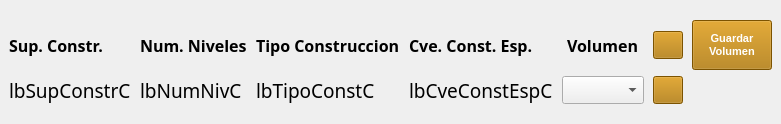
                   <widget class="QWidget" name="widget_9" native="true">
                    <property name="maximumSize">
                     <size>
                      <width>16777215</width>
                      <height>90</height>
                     </size>
                    </property>
                    <layout class="QGridLayout" name="gridLayout_21">
                     <property name="leftMargin">
                      <number>9</number>
                     </property>
                     <property name="topMargin">
                      <number>20</number>
                     </property>
                     <property name="rightMargin">
                      <number>9</number>
                     </property>
                     <property name="bottomMargin">
                      <number>20</number>
                     </property>
                     <property name="horizontalSpacing">
                      <number>9</number>
                     </property>
                     <item row="1" column="5">
                      <widget class="QComboBox" name="cmbVolumenC">
                       <property name="minimumSize">
                        <size>
                         <width>0</width>
                         <height>28</height>
                        </size>
                       </property>
                       <property name="maximumSize">
                        <size>
                         <width>82</width>
                         <height>28</height>
                        </size>
                       </property>
                       <property name="font">
                        <font>
                         <pointsize>14</pointsize>
                         <weight>75</weight>
                         <bold>true</bold>
                        </font>
                       </property>
                       <property name="styleSheet">
                        <string notr="true">QComboBox QAbstractItemView::item { min-height: 25;}
QListView{color: black ; font-size: 16px; outline:none; font-weight:bold}QListView::item:selected { color: red; background-color: lightgray;}</string>
                       </property>
                      </widget>
                     </item>
                     <item row="1" column="6" alignment="Qt::AlignVCenter">
                      <widget class="QPushButton" name="btnAddConstC">
                       <property name="minimumSize">
                        <size>
                         <width>30</width>
                         <height>28</height>
                        </size>
                       </property>
                       <property name="maximumSize">
                        <size>
                         <width>30</width>
                         <height>28</height>
                        </size>
                       </property>
                       <property name="styleSheet">
                        <string notr="true">QPushButton{
background : rgb(174, 116, 0);
color : rgb(255, 255, 255)
}
QPushButton::disabled {
background : rgb(187, 129, 13);
color : rgb(245,245,245);
border: 1px solid #adb2b5;
}</string>
                       </property>
                       <property name="text">
                        <string/>
                       </property>
                       <property name="icon">
                        <iconset>
                         <normaloff>:/cedula/icons/add.png</normaloff>:/cedula/icons/add.png</iconset>
                       </property>
                      </widget>
                     </item>
                     <item row="0" column="5" alignment="Qt::AlignHCenter">
                      <widget class="QLabel" name="label_41">
                       <property name="font">
                        <font>
                         <family>Century Gothic</family>
                         <pointsize>12</pointsize>
                         <weight>75</weight>
                         <bold>true</bold>
                        </font>
                       </property>
                       <property name="text">
                        <string>Volumen</string>
                       </property>
                      </widget>
                     </item>
                     <item row="1" column="2">
                      <widget class="QLabel" name="lbTipoConstC">
                       <property name="font">
                        <font>
                         <family>Century Gothic</family>
                         <pointsize>14</pointsize>
                         <weight>50</weight>
                         <bold>false</bold>
                        </font>
                       </property>
                       <property name="text">
                        <string>lbTipoConstC</string>
                       </property>
                      </widget>
                     </item>
                     <item row="1" column="1">
                      <widget class="QLabel" name="lbNumNivC">
                       <property name="font">
                        <font>
                         <family>Century Gothic</family>
                         <pointsize>14</pointsize>
                         <weight>50</weight>
                         <bold>false</bold>
                        </font>
                       </property>
                       <property name="text">
                        <string>lbNumNivC</string>
                       </property>
                      </widget>
                     </item>
                     <item row="0" column="1">
                      <widget class="QLabel" name="label_64">
                       <property name="font">
                        <font>
                         <family>Century Gothic</family>
                         <pointsize>12</pointsize>
                         <weight>75</weight>
                         <bold>true</bold>
                        </font>
                       </property>
                       <property name="text">
                        <string>Num. Niveles</string>
                       </property>
                      </widget>
                     </item>
                     <item row="0" column="2">
                      <widget class="QLabel" name="label_77">
                       <property name="font">
                        <font>
                         <family>Century Gothic</family>
                         <pointsize>12</pointsize>
                         <weight>75</weight>
                         <bold>true</bold>
                        </font>
                       </property>
                       <property name="text">
                        <string>Tipo Construccion</string>
                       </property>
                      </widget>
                     </item>
                     <item row="1" column="0">
                      <widget class="QLabel" name="lbSupConstrC">
                       <property name="font">
                        <font>
                         <family>Century Gothic</family>
                         <pointsize>14</pointsize>
                         <weight>50</weight>
                         <bold>false</bold>
                        </font>
                       </property>
                       <property name="text">
                        <string>lbSupConstrC</string>
                       </property>
                      </widget>
                     </item>
                     <item row="0" column="0">
                      <widget class="QLabel" name="label_51">
                       <property name="font">
                        <font>
                         <family>Century Gothic</family>
                         <pointsize>12</pointsize>
                         <weight>75</weight>
                         <bold>true</bold>
                        </font>
                       </property>
                       <property name="text">
                        <string>Sup. Constr.</string>
                       </property>
                      </widget>
                     </item>
                     <item row="0" column="3">
                      <widget class="QLabel" name="lbCveConstEspC_2">
                       <property name="font">
                        <font>
                         <family>Century Gothic</family>
                         <pointsize>12</pointsize>
                         <weight>75</weight>
                         <bold>true</bold>
                        </font>
                       </property>
                       <property name="text">
                        <string>Cve. Const. Esp.</string>
                       </property>
                      </widget>
                     </item>
                     <item row="1" column="3">
                      <widget class="QLabel" name="lbCveConstEspC">
                       <property name="font">
                        <font>
                         <family>Century Gothic</family>
                         <pointsize>14</pointsize>
                         <weight>50</weight>
                         <bold>false</bold>
                        </font>
                       </property>
                       <property name="text">
                        <string>lbCveConstEspC</string>
                       </property>
                      </widget>
                     </item>
                     <item row="0" column="8">
                      <widget class="QPushButton" name="btnGuardaVolC">
                       <property name="sizePolicy">
                        <sizepolicy hsizetype="Minimum" vsizetype="Fixed">
                         <horstretch>70</horstretch>
                         <verstretch>50</verstretch>
                        </sizepolicy>
                       </property>
                       <property name="minimumSize">
                        <size>
                         <width>70</width>
                         <height>50</height>
                        </size>
                       </property>
                       <property name="font">
                        <font>
                         <pointsize>8</pointsize>
                         <weight>75</weight>
                         <bold>true</bold>
                        </font>
                       </property>
                       <property name="styleSheet">
                        <string notr="true">QPushButton{
background : rgb(174, 116, 0);
color : rgb(255, 255, 255)
}
QPushButton::disabled {
background : rgb(187, 129, 13);
color : rgb(245,245,245);
border: 1px solid #adb2b5;
}</string>
                       </property>
                       <property name="text">
                        <string>Guardar
Volumen</string>
                       </property>
                      </widget>
                     </item>
                     <item row="0" column="6">
                      <widget class="QPushButton" name="btnDelConstrC">
                       <property name="minimumSize">
                        <size>
                         <width>30</width>
                         <height>28</height>
                        </size>
                       </property>
                       <property name="maximumSize">
                        <size>
                         <width>30</width>
                         <height>28</height>
                        </size>
                       </property>
                       <property name="styleSheet">
                        <string notr="true">QPushButton{
background : rgb(174, 116, 0);
color : rgb(255, 255, 255)
}
QPushButton::disabled {
background : rgb(187, 129, 13);
color : rgb(245,245,245);
border: 1px solid #adb2b5;
}</string>
                       </property>
                       <property name="text">
                        <string/>
                       </property>
                       <property name="icon">
                        <iconset>
                         <normaloff>:/cedula/icons/remove_one.png</normaloff>:/cedula/icons/remove_one.png</iconset>
                       </property>
                      </widget>
                     </item>
                    </layout>
                   </widget>
